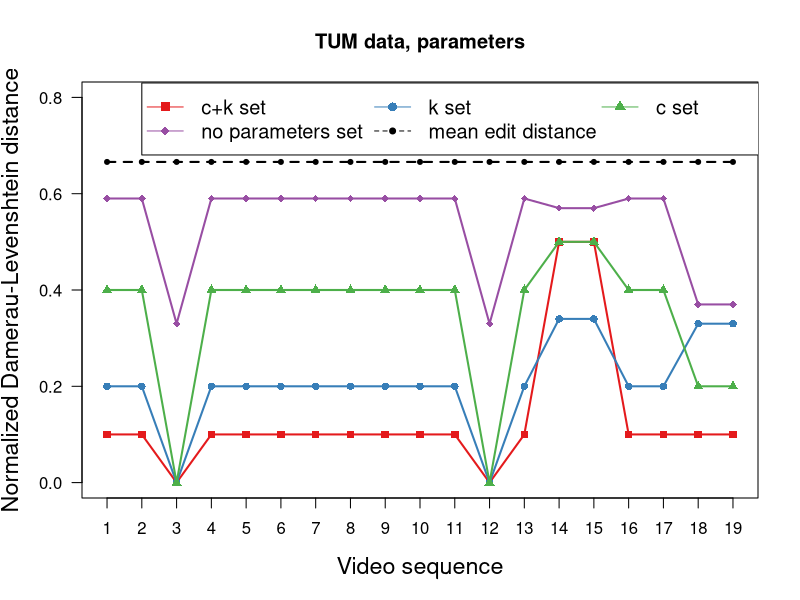

Recreate this plot in R.
library(RColorBrewer)

# Define data (x: videos, y: fit of model, edit distance with Damerau-Levenshtein)
xdata <- c(1,2,3,4,5,6,7,8,9,10,11,12,13,14,15,16,17,18,19)
model_ck <- c(0.1,0.1,0,0.1,0.1,0.1,0.1,0.1,0.1,0.1,0.1,0,0.1,0.5,0.5,0.1,0.1,0.1,0.1)
k_set <- c(0.2,0.2,0,0.2,0.2,0.2,0.2,0.2,0.2,0.2,0.2,0,0.2,0.34,0.34,0.2,0.2,0.33,0.33)
c_set <- c(0.4,0.4,0,0.4,0.4,0.4,0.4,0.4,0.4,0.4,0.4,0,0.4,0.5,0.5,0.4,0.4,0.2,0.2)
no_params <- c(0.59,0.59,0.33,0.59,0.59,0.59,0.59,0.59,0.59,0.59,0.59,0.33,0.59,0.57,0.57,0.59,0.59,0.37,0.37)
avg <- c(0.666,0.666,0.666,0.666,0.666,0.666,0.666,0.666,0.666,0.666,0.666,0.666,0.666,0.666,0.666,0.666,0.666,0.666,0.666)

col = brewer.pal(n=6,name='Set1')

# Plot model, c+k set
plot(xdata, model_ck, type='o', col=col[1], pch=15, lty=1, ylim=c(0,0.8), lwd=2, 
     ylab='Normalized Damerau-Levenshtein distance', main="TUM data, parameters",
     xlab='Video sequence', las=1, xaxt='n', cex.lab=1.4)
axis(side=1, at=1:19, labels=xdata, cex.axis=1)

# Plot model without c
points(xdata, k_set, col=col[2], pch=16)
lines(xdata, k_set, col=col[2], lty=1, lwd=2)

# Plot model without k
points(xdata, c_set, col=col[3], pch=17)
lines(xdata, c_set, col=col[3], lty=1, lwd=2)

# Plot greedy without params
points(xdata, no_params, col=col[4], pch=18)
lines(xdata, no_params, col=col[4], lty=1, lwd=2)

# Plot avg/baseline
points(xdata, avg, col='black', pch=20)
lines(xdata, avg, col='black', lty=2, lwd=2)



# Plot legend in 3 columns
legend_order <- matrix(1:6, ncol=3, byrow=TRUE)

legend(2,0.83, c('c+k set','k set','c set','no parameters set','mean edit distance')[legend_order], 
       col=c(col[1],col[2],col[3],col[4],'black')[legend_order], 
       pch=c(15,16,17,18,20)[legend_order], lty=c(1,1,1,1,2)[legend_order], ncol=3, cex=1.2)
